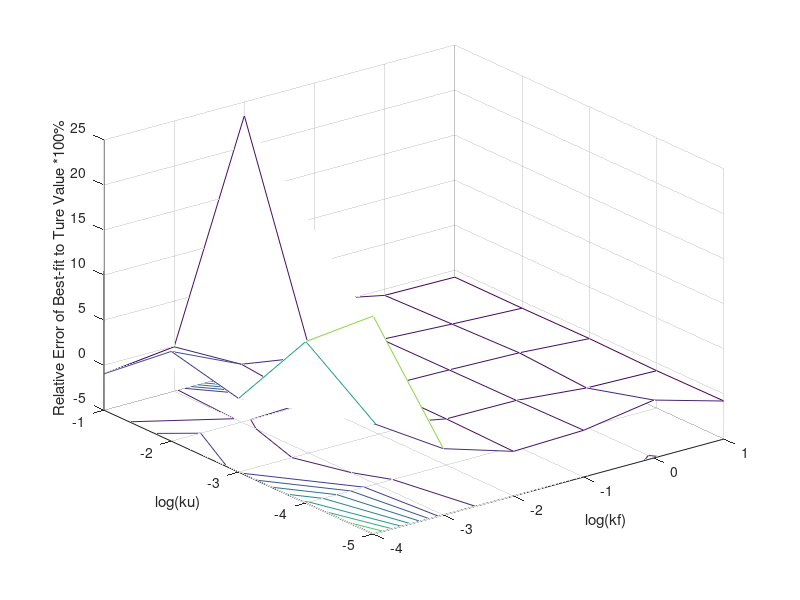

This figure's MATLAB source: (Note: this script raises an error after producing the figure.)
%2005-Apr-08: Best-fit kf: (Mean-Ture)/Ture.

[X,Y]=meshgrid(-4:1,-5:-1);
Z=[
19.200000	2.363333	-0.04199995	0.190000	1.433500	-0.782000;
12.933330	1.616667	0.1300001	0.06999999	-0.656000	-0.8548667;
3.180000	0.6629999	0.150000	0.01999997	-0.1907001	-0.7223333;
4.964666	1.429333	0.170000	-0.0326667	-0.4366667	-0.7848667;
-0.9594767	-0.06799994	23.480330	0.936333	-0.6841667	-0.771000
];

meshc(X,Y,Z)
xlabel('log(kf)');
ylabel('log(ku)');
zlabel('Relative Error of Best-fit to Ture Value *100%');

COLORBAR('vertical');